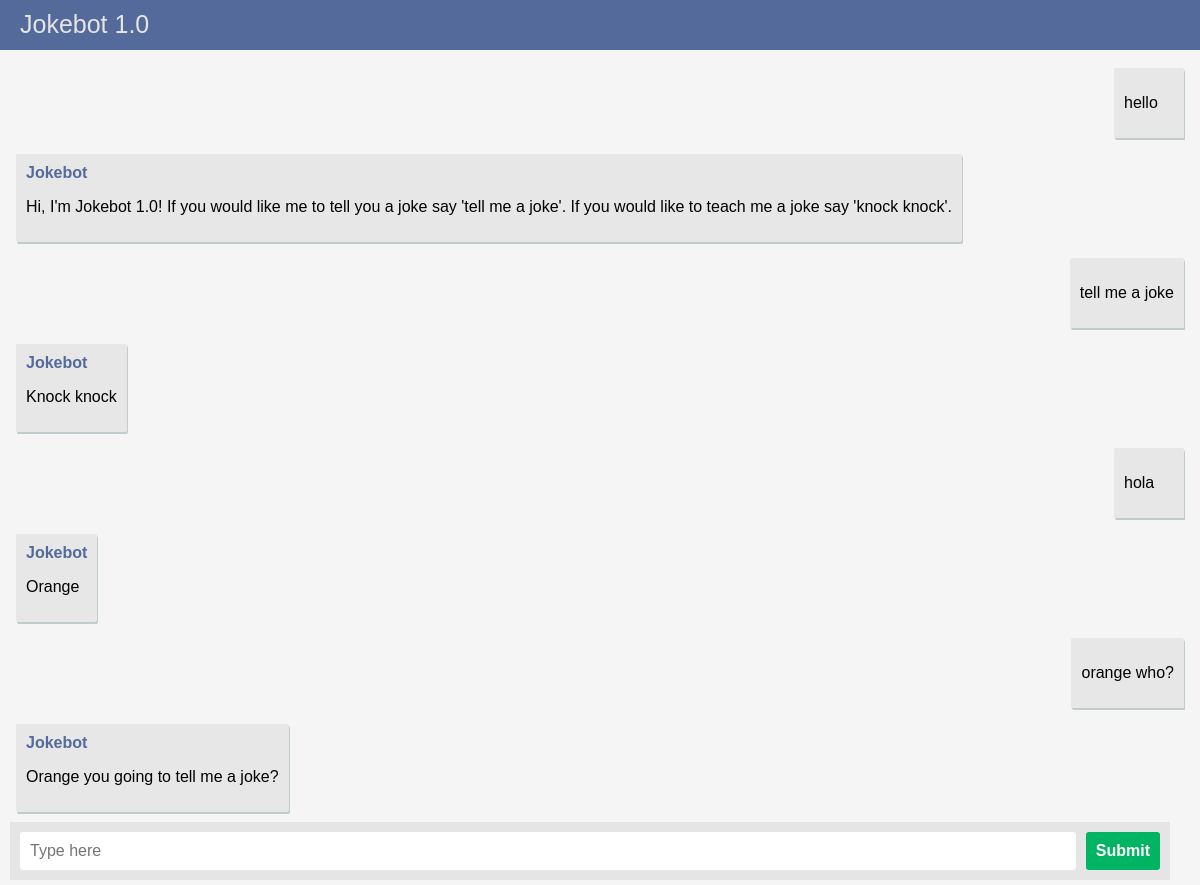
The app's page /jokebot/ with its own data.
### jokebot/models.py (models this page shows, shortened)
class Message(models.Model):
	message_text = models.CharField(max_length=200)
	message_nametag = models.CharField(max_length=50)
	message_date = models.DateTimeField('date sent', auto_now_add=True)

### jokebot/views.py (the view)
# urls.py: path('', views.index, name='index'),
def index(request):
	message_list = Message.objects.order_by('message_date')
	context = {'message_list': message_list}
	return render(request, 'jokebot/index.html', context)

### jokebot/templates/jokebot/index.html (shortened to what this page needs)
<!DOCTYPE html>
{% load static %}
<html lang="en">
    <head>
        <link rel="stylesheet" type="text/css" href="{% static 'jokebot/jokebot.css' %}">
    </head>
    <body>
        <div class="app-container">
            <div class="menu">
                <div class="appname">Jokebot 1.0</div>
            </div>
            <ol class = "chat">
            {% if message_list %}
                {% for message in message_list %}
                    {% if message.message_nametag == "you" %}
                        <li class="you">
                            <div class=msg>
                    {% else %}
                        <li class="jokebot">
                            <div class=msg>
                                <div class="nametag">{{ message.message_nametag }}</div>
                    {% endif %}
                                <p>{{ message.message_text }}</p>
                            </div>
                        </li>
                    {% endfor %}
            {% endif %}
            </ol>
            <form class="response" action="{% url 'jokebot:submitMessage' %}" method="post">
              <input class="textarea" type="text" name="new_message" placeholder="Type here"/>
              <input class="submitbtn" type="submit" value="Submit">
            </form>
        </div>
    </body>
</html>

### jokebot/static/jokebot/jokebot.css (style rules this page uses)
html, body { font-family: Helvetica, sans-serif; background: #f5f5f5; margin: 0px, auto; justify-content:center; align-items: center; }
.menu { position: fixed; top: 0px; left: 0px; right: 0px; width: 100%; height: 50px; background: #546a9b; color: #e5e5e5; z-index: 100; }
.appname { position: absolute; top: 10px; left: 20px; font-size: 25px; font-weight: 300; }
.chat { list-style: none; background: none; margin: 0; padding: 0 0 50px 0; margin-top: 60px; margin-bottom: 15px; min-height: 50px; }
.chat li { padding: 0.5rem; overflow: hidden; display: flex; }
.msg { background: #e7e7e7; min-width: 50px; max-width: 90%; padding: 10px; border-radius: 2px; }
.nametag { font-weight: bold; color: #546a9b; }
.jokebot .msg { border-top-left-radius: 0px; box-shadow: 1px 2px 0px #c1cbcd; }
.you { justify-content: flex-end; align-items: flex-end; }
.you .msg { border-bottom-right-radius: 0px; box-shadow: 1px 2px 0px #c1cbcd; }
.response { display: flex; position: fixed; width: 95%; bottom: 5px; left: 10px; padding: 10px; background: #e5e5e5; }
.response * { border: none; padding: 10px; border-radius: 3px; font-size: 1em; }
.textarea { flex: 1; }
.submitbtn { margin-left: 10px; font-weight: bold; background: rgb(0, 180, 100); color: #fff; }

### records on screen
Message: message_text "hello"
Message: message_nametag "Jokebot", message_text "Hi, I'm Jokebot 1.0! If you would like me to tell you a joke say 'tell me a joke'. If you would like to teach me a joke say 'knock knock'."
Message: message_text "tell me a joke"
Message: message_nametag "Jokebot", message_text "Knock knock"
Message: message_text "hola"
Message: message_nametag "Jokebot", message_text "Orange"
Message: message_text "orange who?"
Message: message_nametag "Jokebot", message_text "Orange you going to tell me a joke?"
